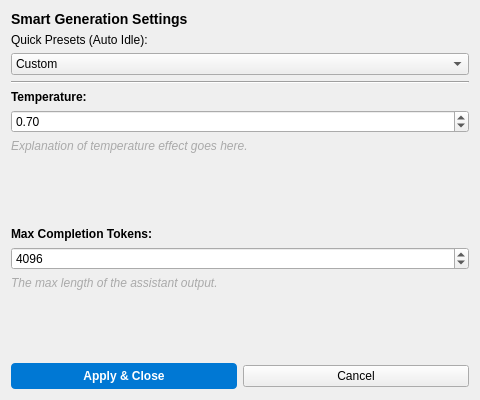
<?xml version="1.0" encoding="UTF-8"?>
<ui version="4.0">
 <class>GenSettingsDialog</class>
 <widget class="QDialog" name="GenSettingsDialog">
  <property name="geometry">
   <rect>
    <x>0</x>
    <y>0</y>
    <width>480</width>
    <height>400</height>
   </rect>
  </property>
  <property name="windowTitle">
   <string>AI Generation Parameters</string>
  </property>
  <layout class="QVBoxLayout" name="verticalLayout">
   <item>
    <widget class="QLabel" name="title_label">
     <property name="styleSheet">
      <string notr="true">font-size: 14px; font-weight: bold;</string>
     </property>
     <property name="text">
      <string>Smart Generation Settings</string>
     </property>
    </widget>
   </item>
   <item>
    <widget class="QLabel" name="label_presets">
     <property name="text">
      <string>Quick Presets (Auto Idle):</string>
     </property>
    </widget>
   </item>
   <item>
    <widget class="QComboBox" name="preset_combo">
     <item>
      <property name="text">
       <string>Custom</string>
      </property>
     </item>
     <item>
      <property name="text">
       <string>🎯 Precise (Coding &amp; Truths)</string>
      </property>
     </item>
     <item>
      <property name="text">
       <string>⚖️ Balanced (General chat)</string>
      </property>
     </item>
     <item>
      <property name="text">
       <string>🎨 Creative (Writing &amp; Ideas)</string>
      </property>
     </item>
     <item>
      <property name="text">
       <string>🧠 Model Default (Server Passthrough)</string>
      </property>
     </item>
    </widget>
   </item>
   <item>
    <widget class="Line" name="line">
     <property name="orientation">
      <enum>Qt::Orientation::Horizontal</enum>
     </property>
    </widget>
   </item>
   <item>
    <widget class="QLabel" name="label_temp">
     <property name="styleSheet">
      <string notr="true">font-weight: bold;</string>
     </property>
     <property name="text">
      <string>Temperature:</string>
     </property>
    </widget>
   </item>
   <item>
    <widget class="QDoubleSpinBox" name="temp_input">
     <property name="minimum">
      <double>0.000000000000000</double>
     </property>
     <property name="maximum">
      <double>2.000000000000000</double>
     </property>
     <property name="singleStep">
      <double>0.100000000000000</double>
     </property>
     <property name="value">
      <double>0.700000000000000</double>
     </property>
    </widget>
   </item>
   <item>
    <widget class="QLabel" name="temp_desc">
     <property name="styleSheet">
      <string notr="true">color: #aaaaaa; font-style: italic;</string>
     </property>
     <property name="text">
      <string>Explanation of temperature effect goes here.</string>
     </property>
     <property name="wordWrap">
      <bool>true</bool>
     </property>
    </widget>
   </item>
   <item>
    <spacer name="verticalSpacer_2">
     <property name="orientation">
      <enum>Qt::Orientation::Vertical</enum>
     </property>
     <property name="sizeHint" stdset="0">
      <size>
       <width>20</width>
       <height>10</height>
      </size>
     </property>
    </spacer>
   </item>
   <item>
    <widget class="QLabel" name="label_tokens">
     <property name="styleSheet">
      <string notr="true">font-weight: bold;</string>
     </property>
     <property name="text">
      <string>Max Completion Tokens:</string>
     </property>
    </widget>
   </item>
   <item>
    <widget class="QSpinBox" name="tokens_input">
     <property name="minimum">
      <number>64</number>
     </property>
     <property name="maximum">
      <number>131072</number>
     </property>
     <property name="singleStep">
      <number>512</number>
     </property>
     <property name="value">
      <number>4096</number>
     </property>
    </widget>
   </item>
   <item>
    <widget class="QLabel" name="token_desc">
     <property name="styleSheet">
      <string notr="true">color: #aaaaaa; font-style: italic;</string>
     </property>
     <property name="text">
      <string>The max length of the assistant output.</string>
     </property>
     <property name="wordWrap">
      <bool>true</bool>
     </property>
    </widget>
   </item>
   <item>
    <spacer name="verticalSpacer">
     <property name="orientation">
      <enum>Qt::Orientation::Vertical</enum>
     </property>
     <property name="sizeHint" stdset="0">
      <size>
       <width>20</width>
       <height>40</height>
      </size>
     </property>
    </spacer>
   </item>
   <item>
    <layout class="QHBoxLayout" name="horizontalLayout">
     <item>
      <widget class="QPushButton" name="save_btn">
       <property name="styleSheet">
        <string notr="true">QPushButton { background-color: #0078d4; color: white; font-weight: bold; padding: 6px; border-radius: 4px; } QPushButton:hover { background-color: #0063b1; }</string>
       </property>
       <property name="text">
        <string>Apply &amp;&amp; Close</string>
       </property>
      </widget>
     </item>
     <item>
      <widget class="QPushButton" name="cancel_btn">
       <property name="text">
        <string>Cancel</string>
       </property>
      </widget>
     </item>
    </layout>
   </item>
  </layout>
 </widget>
 <resources/>
 <connections/>
</ui>
